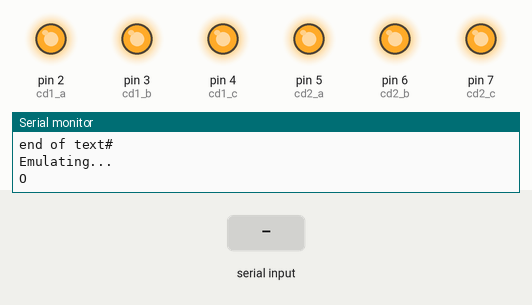
The sketch below on a simulated Arduino Uno, built with avr-gcc and run on an emulated ATmega328P. Parts: output pins drawn as LEDs (lit = HIGH), the last lines printed to the serial monitor. Dashed ring = blinking. The inputs (shaded band) are chosen by the test bench. The modem accepts every AT command (registered, SIM ready, sends succeed) and sends nothing else.

Above: at 24.1 s.
24.2 s: "2\n" received over the second serial link
At 30.1 s:
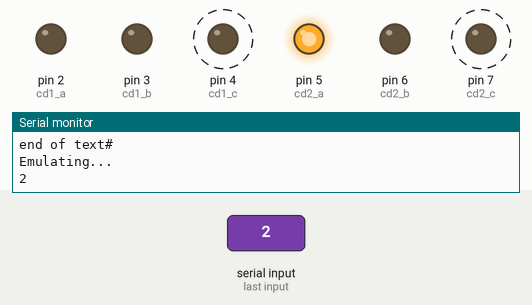
32.4 s: "3\n" received over the second serial link
At 35.3 s:
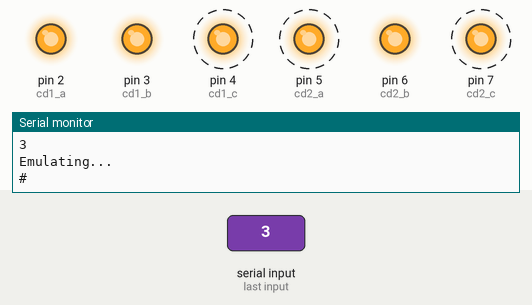
40.6 s: "4\n" received over the second serial link
At 41.2 s:
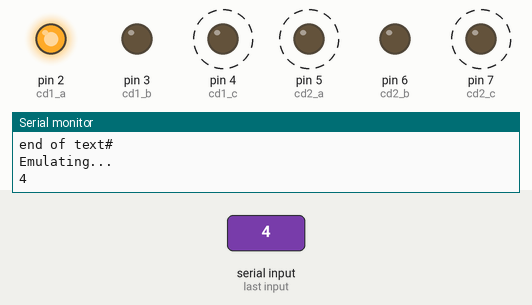
48.8 s: "5\n" received over the second serial link
At 49.4 s:
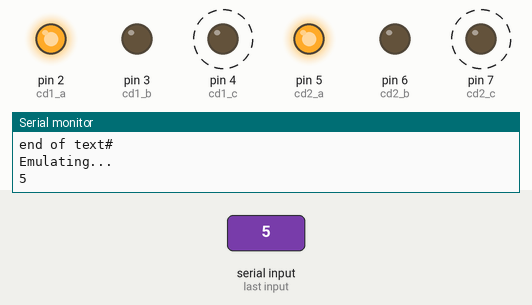
57.0 s: "6\n" received over the second serial link
At 57.3 s:
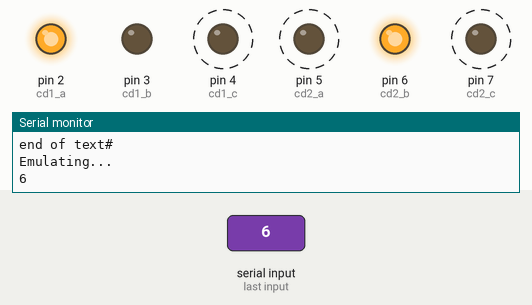
65.2 s: "7\n" received over the second serial link
At 65.8 s:
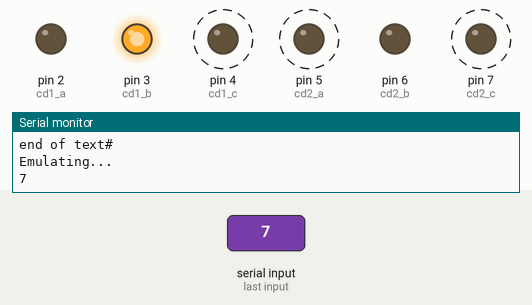
Timing chart, 0 to 69.0 s (numbered marks = the images above; inputs shaded):
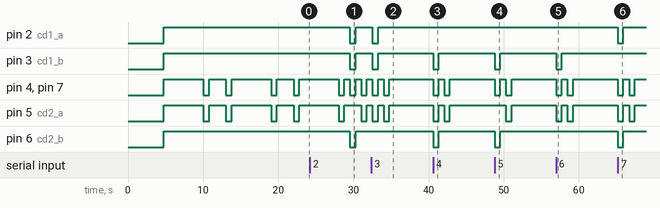

Measured:
- after the input at 24.2 s, pin 2 (cd1_a), pin 3 (cd1_b), pin 6 (cd2_b): HIGH → LOW after 5.3 s, → HIGH 0.75 s later
- after the input at 32.4 s, pin 2 (cd1_a), pin 3 (cd1_b): HIGH → LOW after 0.14 s, → HIGH 0.75 s later; pin 4 (cd1_c), pin 5 (cd2_a), pin 7 (cd2_c): alternates HIGH for 0.75 s and LOW for 0.75 s, 4 changes in all, then stays HIGH, starting after 0.14 s
- after the input at 40.6 s, pin 3 (cd1_b), pin 6 (cd2_b): HIGH → LOW at once, → HIGH 0.75 s later; pin 4 (cd1_c), pin 5 (cd2_a), pin 7 (cd2_c): alternates HIGH for 0.75 s and LOW for 0.75 s, 4 changes in all, then stays HIGH, starting at once
- after the input at 48.8 s, pin 3 (cd1_b), pin 6 (cd2_b): HIGH → LOW at once, → HIGH 0.75 s later; pin 4 (cd1_c), pin 7 (cd2_c): alternates HIGH for 0.75 s and LOW for 0.75 s, 4 changes in all, then stays HIGH, starting at once; pin 5 (cd2_a): HIGH → LOW after 1.5 s, → HIGH 0.75 s later
- after the input at 57.0 s, pin 3 (cd1_b): HIGH → LOW at once, → HIGH 0.75 s later; pin 4 (cd1_c), pin 5 (cd2_a), pin 7 (cd2_c): alternates HIGH for 0.75 s and LOW for 0.75 s, 4 changes in all, then stays HIGH, starting at once
- after the input at 65.2 s, pin 2 (cd1_a), pin 6 (cd2_b): HIGH → LOW at once, → HIGH 0.75 s later; pin 4 (cd1_c), pin 5 (cd2_a), pin 7 (cd2_c): alternates HIGH for 0.75 s and LOW for 0.75 s, 4 changes in all, then stays HIGH, starting at once

The sketch:

gsm_kplc_pre-paid_meter_V1.0.ino
```cpp
#include <SoftwareSerial.h>

#include "keypad_emulator_v7.0.h"
#include "SIM800L_setup.h"

//char inChar;     //character to hold incoming data, byte by byte
String inputString = "";          // a String to hold incoming data
bool stringComplete = false;      // flag whether the string is complete
bool ignoreString = true;        //flag to determine whether to ignore line


void setup()
{
  //Begin serial communication with Arduino and Arduino IDE (Serial Monitor)
  Serial.begin(9600);
  delay(1000);

  Serial.println("Initializing...");
  delay(1000);

  setup_sim800l();          // run sim800l setup

  setup_emulator();         // run keypad_emulate setup

  inputString.reserve(200);     // Reserve 200 bytes for input string
}


void loop()
{
  if (stringComplete)
  {
    Serial.println(inputString);        // print the string when a newline arrives:

    // clear the string and change stringComplete flag:
    inputString = "";
    stringComplete = false;
  }

  serialEvent();

}

void serialEvent()
{
  while (mySerial.available())
  {
    inChar = (char)mySerial.read();    // get the new byte:
    if (inChar == '+')    // if the incoming character is a +, don't emulate the line as this is system information e.g. phone no. ...
    {
      ignoreString = true;
    }

    readSMSEvent();

    if (!ignoreString)    // if the line is not a system message, emulate keypad stroke
    {
      emulate_key();    //code to emulate keypad stroke
      delay (750);
      key_release();
      delay (750);
    }

    if (stringComplete)
    {
      loop();   // exits the serial read
    }

  }

}

void readSMSEvent()
{
  inputString += inChar;                // add it to the inputString:

  /*
    if (inChar == ' ')      // if the incoming character is a space, ignore and don't emulate
    {
      inChar = "";
    }
  */

  if (inChar == '\n')     // if the incoming character is a newline, set a flag so the main loop can do something about it:
  {
    if (ignoreString)
    {
      inputString += "*+";
    }

    if (!ignoreString)
    {
      inputString += "end of text";
      inChar = '#';
      inputString += inChar;
    }

    stringComplete = true;  //we need to stop reading from serial now....
    ignoreString = false;    // end of line, reset so we don't ignore the next line (it might be the text we have been waiting for...)
  }
}
```

SIM800L_setup.h
```cpp
/*
    Arduino Uno SIM800L

    Uses software serial

    Rx ---> Arduino 8
    Tx ---> Arduino 9

    By:- Kim
    Date: 10-08-2021

*/

//Create software serial object to communicate with SIM800L
SoftwareSerial mySerial(8, 9); //SIM800L Tx & Rx is connected to Arduino #9 & #8

void setup_sim800l()
{
  //Begin serial communication with Arduino and SIM800L
  mySerial.begin(9600);

  Serial.println("Initializing SIM800L...");
  delay(1000);

  mySerial.println("AT"); //Once the handshake test is successful, it will back to OK
  void updateSerial();

  mySerial.println("AT+CMGF=1"); // Configuring TEXT mode
  void updateSerial();

  mySerial.println("AT+CNMI=1,2,0,0,0"); // Decides how newly arrived SMS messages should be handled
  void updateSerial();
}


void updateSerial()
{
  while (Serial.available())
  {
    mySerial.write(Serial.read());//Forward what Serial received to Software Serial Port,... allows sending commands to SIM800L?
  }
  while (mySerial.available())
  {
    Serial.write(mySerial.read());//Forward what Software Serial received to Serial Port
  }

}
```

keypad_emulator_v7.0.h
```cpp
/*
    Arduino Uno Keypad Emulation

    Uses CD4051B Analog Multiplexer

    Both COM Pins (Pin 3) Connected

    CD4051B_1 ---> Rows (Channels 0-3)
    CD4051B_2 ---> Columns (Channels 0-2)

    CD4051B Truth Table
    _________________________________
    |                 |             |
    |Input States     |             |
    |-----------------| Channel ON  |
    |  C  |  B  |  A  |             |
    |-----|-----|-----|-------------|
    |  0  |  0  |  0  |      0      |
    |-----|-----|-----|-------------|
    |  0  |  0  |  1  |      1      |
    |-----|-----|-----|-------------|
    |  0  |  1  |  0  |      2      |
    |-----|-----|-----|-------------|
    |  0  |  1  |  1  |      3      |
    |-----|-----|-----|-------------|
    |  1  |  0  |  0  |      4      |
    |-----|-----|-----|-------------|
    |  1  |  0  |  1  |      5      |
    |-----|-----|-----|-------------|
    |  1  |  1  |  0  |      6      |
    |-----|-----|-----|-------------|
    |  1  |  1  |  1  |      7      |
    ---------------------------------

    Code Truth Table

    Legend: CD1 ---> Rows   e.g CD1 0 refers to Row 1
            CD2 ---> Columns  e.g CD2 0 refers to Column 1
    _________________________________________________________________________
    |                                               ||               ||     |
    |                 Input States                  ||  Channel ON   ||     |
    |-----------------------------------------------||---------------|| Key |
    | CD1_C | CD1_B | CD1_A | CD2_C | CD2_B | CD2_A ||  CD1  |  CD2  ||     |
    |-------|-------|-------|-------|-------|-------||-------|-------||-----|
    |   0   |   0   |   0   |   0   |   0   |   0   ||   0   |   0   ||  1  |
    |-------|-------|-------|-------|-------|-------||-------|-------||-----|
    |   0   |   0   |   0   |   0   |   0   |   1   ||   0   |   1   ||  2  |
    |-------|-------|-------|-------|-------|-------||-------|-------||-----|
    |   0   |   0   |   0   |   0   |   1   |   0   ||   0   |   2   ||  3  |
    |-------|-------|-------|-------|-------|-------||-------|-------||-----|
    |   0   |   0   |   1   |   0   |   0   |   0   ||   1   |   0   ||  4  |
    |-------|-------|-------|-------|-------|-------||-------|-------||-----|
    |   0   |   0   |   1   |   0   |   0   |   1   ||   1   |   1   ||  5  |
    |-------|-------|-------|-------|-------|-------||-------|-------||-----|
    |   0   |   0   |   1   |   0   |   1   |   0   ||   1   |   2   ||  6  |
    |-------|-------|-------|-------|-------|-------||-------|-------||-----|
    |   0   |   1   |   0   |   0   |   0   |   0   ||   2   |   0   ||  7  |
    |-------|-------|-------|-------|-------|-------||-------|-------||-----|
    |   0   |   1   |   0   |   0   |   0   |   1   ||   2   |   1   ||  8  |
    |-------|-------|-------|-------|-------|-------||-------|-------||-----|
    |   0   |   1   |   0   |   0   |   1   |   0   ||   2   |   2   ||  9  |
    |-------|-------|-------|-------|-------|-------||-------|-------||-----|
    |   0   |   1   |   1   |   0   |   0   |   0   ||   3   |   0   ||  *  |
    |-------|-------|-------|-------|-------|-------||-------|-------||-----|
    |   0   |   1   |   1   |   0   |   0   |   1   ||   3   |   1   ||  0  |
    |-------|-------|-------|-------|-------|-------||-------|-------||-----|
    |   0   |   1   |   1   |   0   |   1   |   0   ||   3   |   2   ||  #  |
    -------------------------------------------------------------------------


    By:- Kim
    Date: 08-07-2021
*/

char inChar;     // setup  for data storage

int cd1_a = 2;
int cd1_b = 3;
int cd1_c = 4;
int cd2_a = 5;
int cd2_b = 6;
int cd2_c = 7;

void setup_emulator()
{
  Serial.println("Initializing emulator...");
  delay(1000);

  // set all pins as outputs
  pinMode (cd1_a, OUTPUT);
  pinMode (cd1_b, OUTPUT);
  pinMode (cd1_c, OUTPUT);
  pinMode (cd2_a, OUTPUT);
  pinMode (cd2_b, OUTPUT);
  pinMode (cd2_c, OUTPUT);

  void  key_release ();

}

void emulate_key()
{
  Serial.println("Emulating...");
  Serial.println(inChar);
  switch (inChar)
  {
    case '1':
      digitalWrite (cd1_a, LOW);
      digitalWrite (cd1_b, LOW);
      digitalWrite (cd1_c, LOW);
      digitalWrite (cd2_a, LOW);
      digitalWrite (cd2_b, LOW);
      digitalWrite (cd2_c, LOW);
      break;

    case '2':
      digitalWrite (cd1_a, LOW);
      digitalWrite (cd1_b, LOW);
      digitalWrite (cd1_c, LOW);
      digitalWrite (cd2_a, HIGH);
      digitalWrite (cd2_b, LOW);
      digitalWrite (cd2_c, LOW);
      break;

    case '3':
      digitalWrite (cd1_a, LOW);
      digitalWrite (cd1_b, LOW);
      digitalWrite (cd1_c, LOW);
      digitalWrite (cd2_a, LOW);
      digitalWrite (cd2_b, HIGH);
      digitalWrite (cd2_c, LOW);
      break;

    case '4':
      digitalWrite (cd1_a, HIGH);
      digitalWrite (cd1_b, LOW);
      digitalWrite (cd1_c, LOW);
      digitalWrite (cd2_a, LOW);
      digitalWrite (cd2_b, LOW);
      digitalWrite (cd2_c, LOW);
      break;

    case '5':
      digitalWrite (cd1_a, HIGH);
      digitalWrite (cd1_b, LOW);
      digitalWrite (cd1_c, LOW);
      digitalWrite (cd2_a, HIGH);
      digitalWrite (cd2_b, LOW);
      digitalWrite (cd2_c, LOW);
      break;

    case '6':
      digitalWrite (cd1_a, HIGH);
      digitalWrite (cd1_b, LOW);
      digitalWrite (cd1_c, LOW);
      digitalWrite (cd2_a, LOW);
      digitalWrite (cd2_b, HIGH);
      digitalWrite (cd2_c, LOW);
      break;

    case '7':
      digitalWrite (cd1_a, LOW);
      digitalWrite (cd1_b, HIGH);
      digitalWrite (cd1_c, LOW);
      digitalWrite (cd2_a, LOW);
      digitalWrite (cd2_b, LOW);
      digitalWrite (cd2_c, LOW);
      break;

    case '8':
      digitalWrite (cd1_a, LOW);
      digitalWrite (cd1_b, HIGH);
      digitalWrite (cd1_c, LOW);
      digitalWrite (cd2_a, HIGH);
      digitalWrite (cd2_b, LOW);
      digitalWrite (cd2_c, LOW);
      break;

    case '9':
      digitalWrite (cd1_a, LOW);
      digitalWrite (cd1_b, HIGH);
      digitalWrite (cd1_c, LOW);
      digitalWrite (cd2_a, LOW);
      digitalWrite (cd2_b, HIGH);
      digitalWrite (cd2_c, LOW);
      break;

    case '*':
      digitalWrite (cd1_a, HIGH);
      digitalWrite (cd1_b, HIGH);
      digitalWrite (cd1_c, LOW);
      digitalWrite (cd2_a, LOW);
      digitalWrite (cd2_b, LOW);
      digitalWrite (cd2_c, LOW);
      break;

    case '0':
      digitalWrite (cd1_a, HIGH);
      digitalWrite (cd1_b, HIGH);
      digitalWrite (cd1_c, LOW);
      digitalWrite (cd2_a, HIGH);
      digitalWrite (cd2_b, LOW);
      digitalWrite (cd2_c, LOW);
      break;

    case '#':
      digitalWrite (cd1_a, HIGH);
      digitalWrite (cd1_b, HIGH);
      digitalWrite (cd1_c, LOW);
      digitalWrite (cd2_a, LOW);
      digitalWrite (cd2_b, HIGH);
      digitalWrite (cd2_c, LOW);
      break;

    default:
      void key_release();
  }

}

void key_release()
{
  digitalWrite (cd1_a, HIGH);
  digitalWrite (cd1_b, HIGH);
  digitalWrite (cd1_c, HIGH);
  digitalWrite (cd2_a, HIGH);
  digitalWrite (cd2_b, HIGH);
  digitalWrite (cd2_c, HIGH);
}
```
